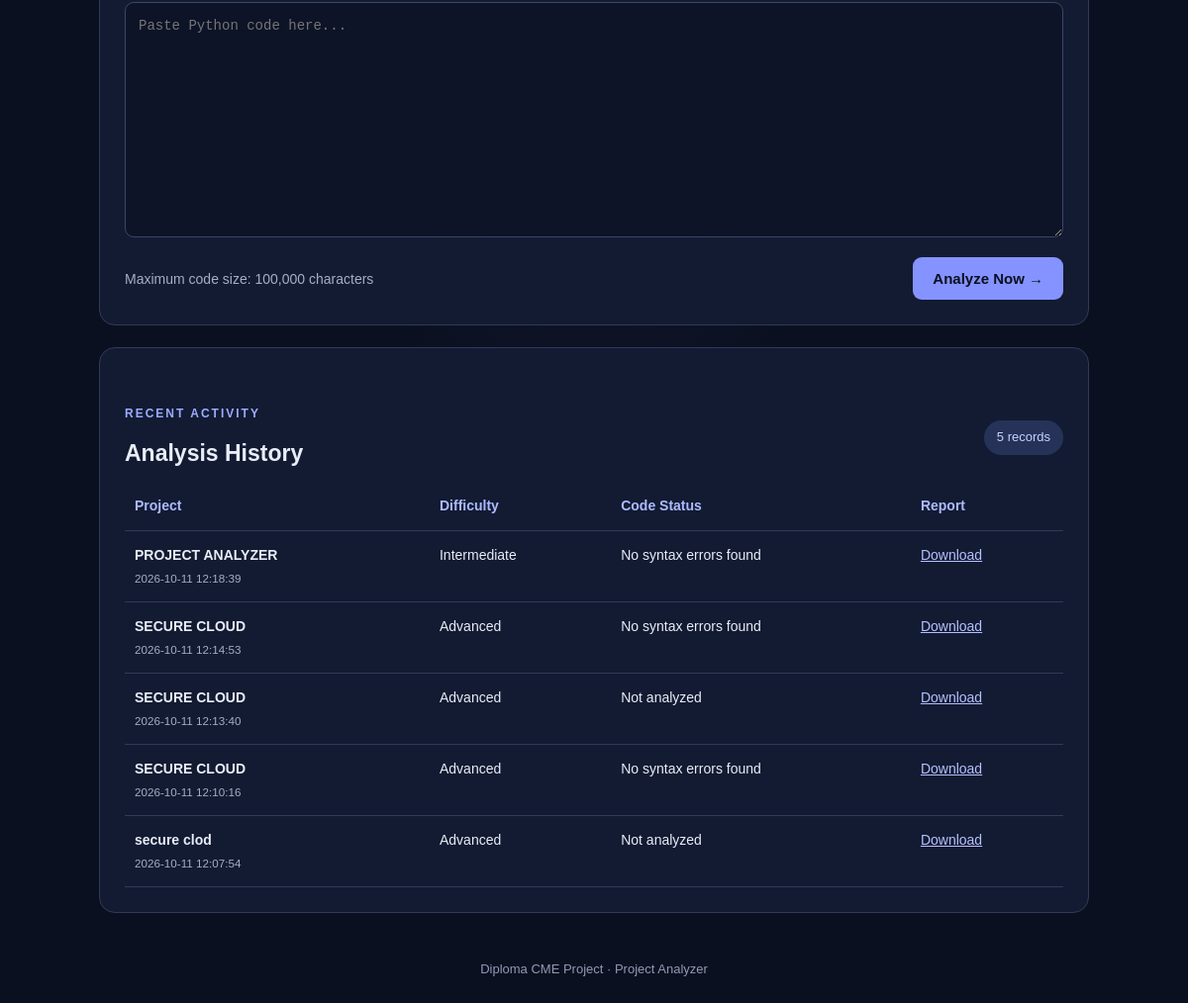
Before: / (lower part) with the older database file.
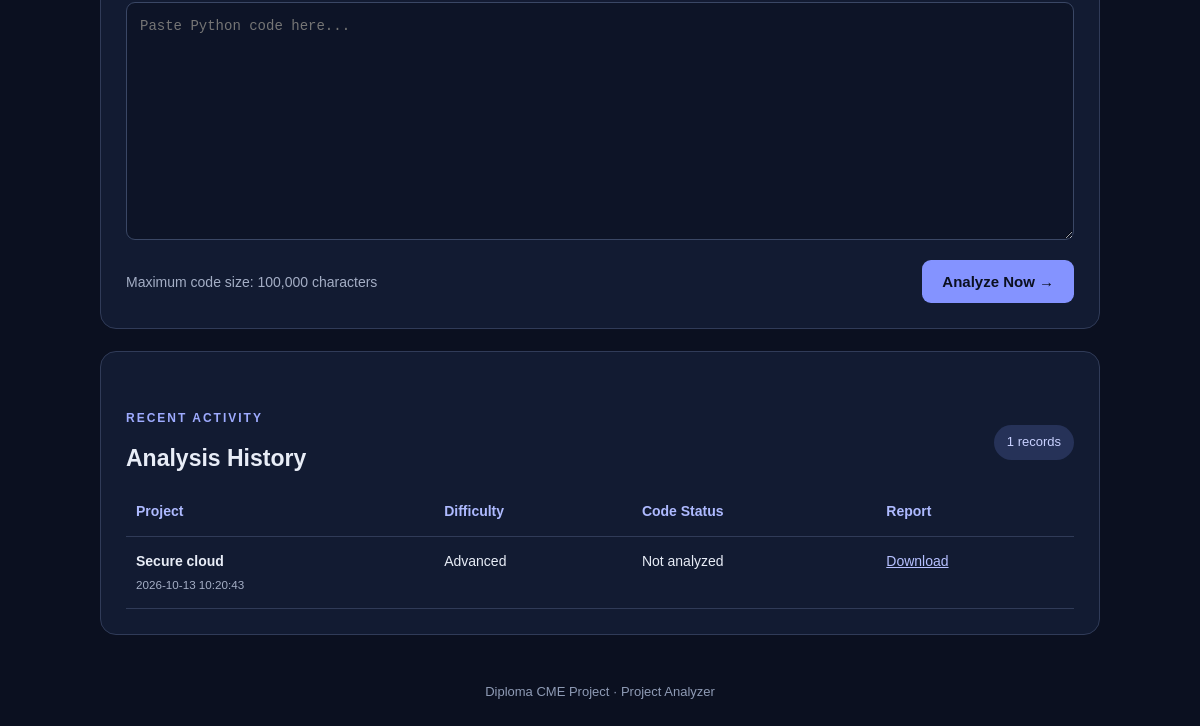
After: the same page with the newer database file.
### tables this page shows
CREATE TABLE analyses (
                id INTEGER PRIMARY KEY AUTOINCREMENT,
                title TEXT NOT NULL,
                technology TEXT,
                difficulty TEXT,
                code_status TEXT,
                created_at TEXT NOT NULL
            );

### app.py (the view, shortened to what this page needs)
@app.route("/", methods=["GET", "POST"])
def index():
    project = None
    code_result = None
    history = get_history()
    return render_template(
        "index.html",
        project=project,
        code_result=code_result,
        history=history
    )

### app.py (called while the page is built)
def get_db():
    connection = sqlite3.connect(DB_PATH)
    connection.row_factory = sqlite3.Row
    return connection

def get_history():
    with get_db() as db:
        rows = db.execute("""
            SELECT * FROM analyses ORDER BY id DESC LIMIT 10
        """).fetchall()
    return rows

### templates/index.html (shortened to what this page needs)
<!DOCTYPE html>
<html lang="en">
<head>
    <link rel="stylesheet"
          href="{{ url_for('static', filename='style.css') }}">
</head>
<body>
    <main class="container">
        <section class="panel" id="analyzer">
            <form method="POST" id="projectForm">
                <textarea id="code" name="code" rows="10"
                          maxlength="100000" spellcheck="false"
                          placeholder="Paste Python code here..."></textarea>
                <div class="form-footer">
                    <span class="muted">Maximum code size: 100,000 characters</span>
                    <button type="submit">Analyze Now →</button>
                </div>
            </form>
        </section>
        <section class="panel">
            <div class="section-heading">
                <div>
                    <p class="eyebrow">RECENT ACTIVITY</p>
                    <h2>Analysis History</h2>
                </div>
                <span class="badge">{{ history|length }} records</span>
            </div>
            {% if history %}
                <div class="table-wrap">
                    <table>
                        <thead>
                            <tr>
                                <th>Project</th>
                                <th>Difficulty</th>
                                <th>Code Status</th>
                                <th>Report</th>
                            </tr>
                        </thead>
                        <tbody>
                            {% for item in history %}
                            <tr>
                                <td>
                                    <strong>{{ item.title }}</strong>
                                    <small>{{ item.created_at }}</small>
                                </td>
                                <td>{{ item.difficulty }}</td>
                                <td>{{ item.code_status }}</td>
                                <td>
                                    <a class="report-link"
                                       href="{{ url_for('download_report',
                                                        analysis_id=item.id) }}">
                                        Download
                                    </a>
                                </td>
                            </tr>
                            {% endfor %}
                        </tbody>
                    </table>
                </div>
            {% else %}
                <p class="muted">Your analyses will appear here.</p>
            {% endif %}
        </section>
        <footer>
            Diploma CME Project · Project Analyzer
        </footer>
    </main>
</body>
</html>

### static/style.css (style rules this page uses)
* { box-sizing: border-box; }
:root { font-family: Arial, Helvetica, sans-serif; color: #e8edf7; background: #0b1020; }
body { margin: 0; line-height: 1.6; background: radial-gradient(ellipse at top, #1b2850 0%, #0b1020 55%); min-height: 100vh; }
.container { width: min(1000px, 92%); margin: 0 auto; }
.eyebrow { color: #9eabff; font-size: 12px; font-weight: 800; letter-spacing: 2px; }
h2 { font-size: 23px; margin: 0 0 10px; }
.muted { color: #a4aec5; font-size: 14px; }
.panel, .results { background: rgba(19, 28, 51, 0.96); border: 1px solid #303b58; border-radius: 16px; padding: 25px; margin: 22px 0; overflow-wrap: anywhere; }
input, textarea { display: block; width: 100%; border: 1px solid #3a4765; border-radius: 9px; padding: 13px; background: #0d1427; color: white; font: inherit; }
textarea { resize: vertical; }
#code { font-family: Consolas, monospace; font-size: 14px; line-height: 1.5; }
.form-footer, .section-heading { display: flex; justify-content: space-between; align-items: center; gap: 15px; flex-wrap: wrap; margin-top: 20px; }
button { border: 0; border-radius: 9px; padding: 13px 20px; background: #8493ff; color: #0b1020; font-size: 15px; font-weight: 800; cursor: pointer; }
.badge { display: inline-block; background: #263258; color: #c9d1ff; border-radius: 30px; padding: 7px 13px; font-size: 13px; }
.table-wrap { overflow-x: auto; }
table { width: 100%; border-collapse: collapse; text-align: left; font-size: 14px; }
th, td { padding: 13px 10px; border-bottom: 1px solid #303b58; vertical-align: top; }
th { color: #aebaff; }
td small { display: block; color: #a4aec5; margin-top: 4px; }
.report-link { color: #b6c0ff; }
footer { padding: 25px 0; text-align: center; color: #8f9bb5; font-size: 13px; }

Changed rows visible on the page:
removed analyses: title "PROJECT ANALYZER", created_at "2026-10-11 12:18:39", difficulty "Intermediate", code_status "No syntax errors found"
removed analyses: title "SECURE CLOUD", created_at "2026-10-11 12:14:53", difficulty "Advanced", code_status "No syntax errors found"
removed analyses: title "SECURE CLOUD", created_at "2026-10-11 12:13:40", difficulty "Advanced", code_status "Not analyzed"
removed analyses: title "SECURE CLOUD", created_at "2026-10-11 12:10:16", difficulty "Advanced", code_status "No syntax errors found"
changed analyses "Advanced": title "secure clod" → "Secure cloud"; created_at "2026-10-11 12:07:54" → "2026-10-13 10:20:43"
Other visible differences:
{{ history|length }}: "5" → "1"
